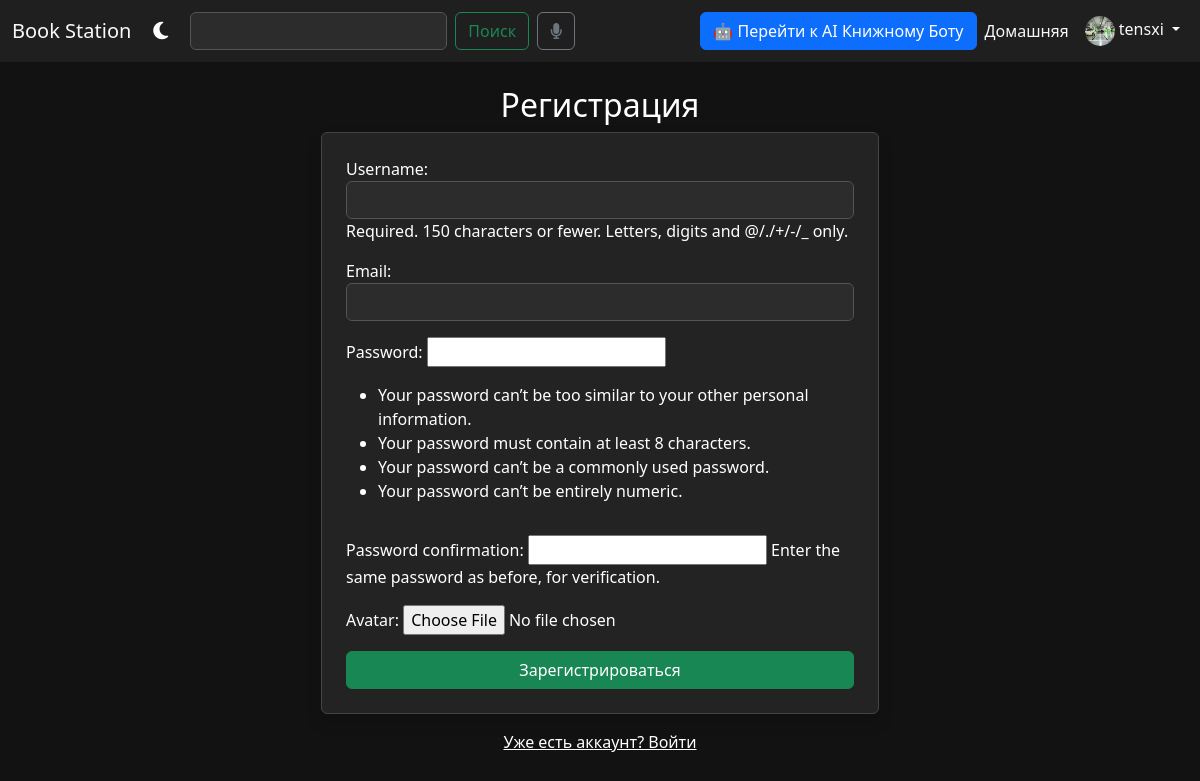
Screenshot of /register/ (signed in) with the database file from the repository.
### ui_app/models.py (models this page shows)
class CustomUser(AbstractUser):
    avatar = models.ImageField(upload_to="avatars/", default="avatars/default.jpg")

### ui_app/views.py (the view)
# urls.py: path("register/", register_view, name="register"),
def register_view(request):
    if request.method == "POST":
        form = RegisterForm(request.POST, request.FILES)  # Добавляем request.FILES
        if form.is_valid():
            user = form.save()
            login(request, user)
            return redirect("home")
    else:
        form = RegisterForm()
    return render(request, "register.html", {"form": form})

### ui_app/forms.py
class RegisterForm(UserCreationForm):
    email = forms.EmailField(required=True, widget=forms.EmailInput(attrs={"class": "form-control"}))
    avatar = forms.ImageField(required=True)
    class Meta:
        model = CustomUser
        fields = ["username", "email", "password1", "password2", "avatar"]
        widgets = {
            "username": forms.TextInput(attrs={"class": "form-control"}),
            "password1": forms.PasswordInput(attrs={"class": "form-control"}),
            "password2": forms.PasswordInput(attrs={"class": "form-control"}),
        }

### ui_app/templates/register.html (shortened to what this page needs)
{% extends "base.html" %}
{% block content %}
<div class="col-md-6 offset-md-3">
    <h2 class="text-center">Регистрация</h2>
    <form method="post" enctype="multipart/form-data" class="card p-4 shadow">
        {{ form.as_p }}
        <button type="submit" class="btn btn-success w-100">Зарегистрироваться</button>
    </form>
    <p class="text-center mt-3"><a href="{% url 'login' %}" class="text-white">Уже есть аккаунт? Войти</a></p>
</div>
{% endblock %}

### ui_app/templates/base.html (shortened to what this page needs)
<!DOCTYPE html>
<html lang="ru">
<head>
    <link href="https://cdn.jsdelivr.net/npm/bootstrap@5.3.0/dist/css/bootstrap.min.css" rel="stylesheet">
    <link rel="stylesheet" href="https://cdnjs.cloudflare.com/ajax/libs/font-awesome/6.5.0/css/all.min.css">
</head>
<body>
<nav class="navbar navbar-expand-lg">
    <div class="container-fluid">
        <a class="navbar-brand" href="{% url 'home' %}">Book Station</a>
        <button id="themeToggleBtn" title="Сменить тему">
            <i id="themeIcon" class="fas fa-moon theme-icon"></i>
        </button>
        <div class="collapse navbar-collapse">
            <form class="d-flex ms-3" method="get" action="{% url 'search_books' %}">
                <input id="searchInput" class="form-control me-2" type="search" name="q"
                       aria-label="Search">
                <button class="btn btn-outline-success me-2" type="submit">Поиск</button>
                <button class="btn btn-outline-secondary" type="button" id="voiceSearchBtn" title="Голосовой поиск">
                    <i class="fas fa-microphone"></i>
                </button>
            </form>
            <ul class="navbar-nav ms-auto align-items-center">
                <li class="nav-item">
                    <a href="{% url 'chat_page' %}" class="btn btn-primary">
                        🤖 Перейти к AI Книжному Боту
                    </a>
                </li>
                <li class="nav-item"><a class="nav-link" href="{% url 'home' %}">Домашняя</a></li>
                {% if user.is_authenticated %}
                    <li class="nav-item dropdown">
                        <a class="nav-link dropdown-toggle" href="#" id="userDropdown" role="button"
                           data-bs-toggle="dropdown">
                            <img src="{{ user.avatar.url }}" class="rounded-circle" width="30"
                                 height="30"> {{ user.username }}
                        </a>
                    </li>
                {% else %}
                    <li class="nav-item"><a class="nav-link" href="{% url 'register' %}">Регистрация</a></li>
                    <li class="nav-item"><a class="nav-link" href="{% url 'login' %}">Вход</a></li>
                {% endif %}
            </ul>
        </div>
    </div>
</nav>
<div class="container mt-4">
    {% block content %}{% endblock %}
</div>
</body>
</html>

### ui_app/templates/base.html (style rules this page uses)
body.dark-theme { background-color: #121212; color: #ffffff; }
body.dark-theme .navbar { background-color: #1f1f1f; }
body.dark-theme .navbar-brand, body.dark-theme .nav-link { color: #f8f9fa !important; }
body.dark-theme .card { background-color: #232323; color: #ffffff; border: 1px solid #444; }
body.dark-theme .form-control { background-color: #2c2c2c; color: #ffffff; border: 1px solid #555; }
#themeToggleBtn { background: transparent; border: none; font-size: 20px; }
.theme-icon { color: inherit; }
.dark-theme #themeToggleBtn .theme-icon { color: #ffffff; }

### rows the page displays
CustomUser: avatar (picture), username "tensxi"
